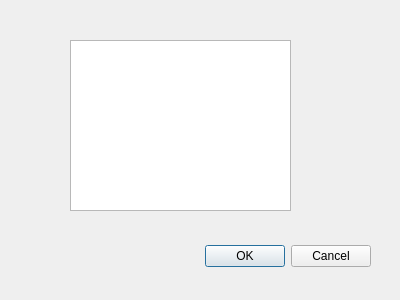
<?xml version="1.0" encoding="UTF-8"?>
<ui version="4.0">
 <class>Dialog</class>
 <widget class="QDialog" name="Dialog">
  <property name="geometry">
   <rect>
    <x>0</x>
    <y>0</y>
    <width>400</width>
    <height>300</height>
   </rect>
  </property>
  <property name="windowTitle">
   <string>Dialog</string>
  </property>
  <widget class="QDialogButtonBox" name="buttonBox">
   <property name="geometry">
    <rect>
     <x>30</x>
     <y>240</y>
     <width>341</width>
     <height>32</height>
    </rect>
   </property>
   <property name="orientation">
    <enum>Qt::Horizontal</enum>
   </property>
   <property name="standardButtons">
    <set>QDialogButtonBox::Cancel|QDialogButtonBox::Ok</set>
   </property>
  </widget>
  <widget class="QPlainTextEdit" name="plainTextEdit">
   <property name="geometry">
    <rect>
     <x>70</x>
     <y>40</y>
     <width>221</width>
     <height>171</height>
    </rect>
   </property>
  </widget>
 </widget>
 <resources/>
 <connections>
  <connection>
   <sender>buttonBox</sender>
   <signal>accepted()</signal>
   <receiver>Dialog</receiver>
   <slot>accept()</slot>
   <hints>
    <hint type="sourcelabel">
     <x>248</x>
     <y>254</y>
    </hint>
    <hint type="destinationlabel">
     <x>157</x>
     <y>274</y>
    </hint>
   </hints>
  </connection>
  <connection>
   <sender>buttonBox</sender>
   <signal>rejected()</signal>
   <receiver>Dialog</receiver>
   <slot>reject()</slot>
   <hints>
    <hint type="sourcelabel">
     <x>316</x>
     <y>260</y>
    </hint>
    <hint type="destinationlabel">
     <x>286</x>
     <y>274</y>
    </hint>
   </hints>
  </connection>
 </connections>
</ui>
